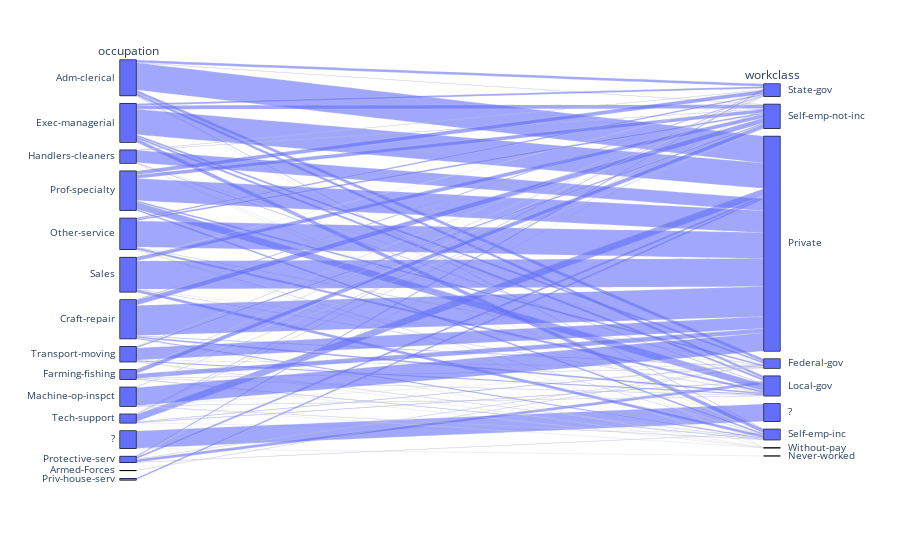

Write notebook code for a chart like this one.
### Code cell
grafico = px.parallel_categories(base_census, dimensions=['occupation', 'workclass'])
grafico.show()

### Figure 1 — Plotly figure (JSON) as saved in the notebook; plotly's stock layout.template omitted (floating-point values rounded to 4 significant figures; data arrays with more than 128 entries replaced by an {"elided": "..."} marker saying what was removed)
{"data": [{"dimensions": [{"label": "occupation", "values": {"elided": "32561 str values"}}, {"label": "workclass", "values": {"elided": "32561 str values"}}], "domain": {"x": [0, 1], "y": [0, 1]}, "name": "", "type": "parcats"}], "layout": {"legend": {"tracegroupgap": 0}, "margin": {"t": 60}}}
